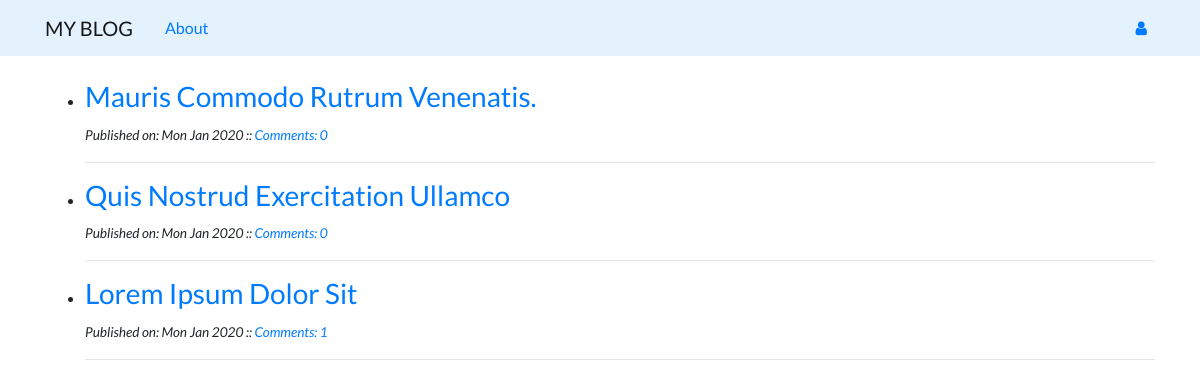
The page / on the database its author committed.
### blog/models.py (models this page shows, shortened)
class Post(models.Model):
    author = models.ForeignKey('auth.User', on_delete=models.CASCADE)
    title = models.CharField(max_length=100)
    text = models.TextField()
    created_date = models.DateTimeField(default=timezone.now)
    published_date = models.DateTimeField(blank=True, null=True)

### blog/views.py (the view)
# urls.py: path('',views.PostListView.as_view(),name='post_list'),
class PostListView(ListView):
    context_object_name = 'post_list'
    model = Post
    def get_queryset(self):
        return Post.objects.filter(published_date__lte=timezone.now()).order_by('-published_date')

### blog/templates/blog/post_list.html
{% extends 'blog/base.html' %}
{% block content %}
  <div class="centerstage">
    <br>
    <ul>
      {% for post in post_list %}
        <div class="post">
          <li>
            <h3><a href="{% url 'post_detail' pk=post.pk %}">{{ post.title|title }}</a></h3>
            <span class='postdate loader'>Published on: {{ post.published_date|date:"D M Y" }} ::
            <a href="{% url 'post_detail' pk=post.pk %}">Comments: {{ post.comments.count }}</a>
            </span>
            <hr>
          </li>
        </div>
      {% endfor %}
    </ul>
  </div>
{% endblock %}

### blog/templates/blog/base.html (shortened to what this page needs)
<!DOCTYPE html>
{% load static %}
<html>
  <head>
    <link rel="stylesheet" href="https://stackpath.bootstrapcdn.com/bootstrap/4.1.3/css/bootstrap.min.css"
>
    <link href="https://maxcdn.bootstrapcdn.com/font-awesome/4.7.0/css/font-awesome.min.css" rel="stylesheet">
    <link rel="stylesheet" href="{% static 'css/blog.css' %}">
  </head>
  <body class='loader'>
    <nav class="navbar navbar-expand-lg navbar-light" style="background-color: #e3f2fd;">
      <div class="container">
        <a class="navbar-brand bigbrand" href="{% url 'post_list' %}">MY BLOG</a>
        <a class="nav-item nav-link" href="{% url 'about' %}">About</a>
      <div class="collapse navbar-collapse" id="bs-example-navbar-collapse-1">
        <div class="navbar-nav align-items-center ml-auto">
          {% if user.is_authenticated %}
            <a class="nav-item nav-link" href="{% url 'post_new' %}">New Post</a>
            <a class="nav-item nav-link" href="{% url 'post_draft_list' %}">Drafts</a>
            <a class="nav-item nav-link" href="{% url 'logout' %}">Log Out</a>
            <a> Welcome: <strong>{{ user.username }}</strong></a>
          {% else %}
            <a class="nav-item nav-link" href="{% url 'login' %}" aria-label="Login">
              <span class="fa fa-user" aria-hidden="true" style='color: #007bff;'></span></a>
          {% endif %}
        </div>
      </div>
      </div>
    </nav>
    <div class="content container">
        <div class="blog_posts">
          {% block content %}
          {% endblock %}
        </div>
    </div>
  </body>
</html>

### blog/static/css/blog.css (style rules this page uses)
.loader { font-family: 'Lato', sans-serif; }
.postdate { font-size: .85em; text-align: center; font-style: italic; }

### rows shown on the page
Post: title "Mauris Commodo Rutrum Venenatis.", published_date "Mon Jan 2020", comments.count "0"
Post: title "Quis Nostrud Exercitation Ullamco", published_date "Mon Jan 2020", comments.count "0"
Post: title "Lorem Ipsum Dolor Sit", published_date "Mon Jan 2020", comments.count "1"
